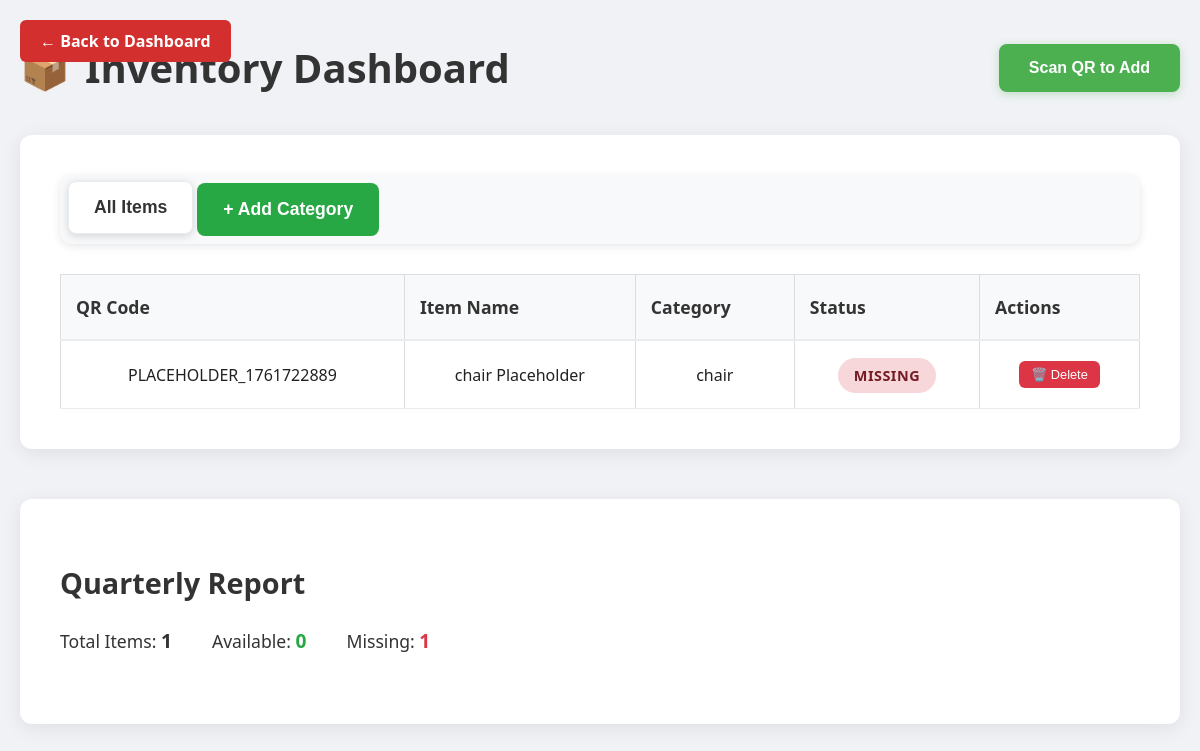
Page /inventory (signed in) on the committed database.
### app.py (models this page shows)
class Inventory(db.Model):
    id = db.Column(db.Integer, primary_key=True)
    item_name = db.Column(db.String(100), nullable=False)
    quantity = db.Column(db.Integer, default=0)
    description = db.Column(db.String(200))
    date_added = db.Column(db.DateTime, default=datetime.now)
    last_checked = db.Column(db.DateTime, default=datetime.now)
    notes = db.Column(db.Text)  # For missing items explanations

### app.py (the view)
@app.route('/inventory')
def inventory():
    if not session.get("role") == "admin":
        flash("Access denied.", "danger")
        return redirect(url_for("dashboard"))
    items = Inventory.query.all()
    categories = set()
    for item in items:
        if item.description and " - QR: " in item.description:
            category = item.description.split(" - QR: ")[0]
            if not item.item_name.endswith(" Placeholder"):
                categories.add(category)
    all_items = items
    items_by_category = {}
    for category in categories:
        items_by_category[category] = [
            item for item in items
            if item.description and item.description.startswith(category + " - QR: ")
        ]
    return render_template("inventory.html",
                         all_items=all_items,
                         categories=sorted(categories),
                         items_by_category=items_by_category)

### app.py (called while the page is built)
@app.context_processor
def inject_now():
    return {'now': datetime.now}

@app.context_processor
def utility_functions():
    def attendance_present(student_id, sunday):
        record = Attendance.query.filter_by(student_id=student_id, date=sunday).first()
        return record.present if record else False
    return dict(attendance_present=attendance_present)

### templates/inventory.html (shortened to what this page needs)
<!DOCTYPE html>
<html lang="en">
<head>
    <link rel="stylesheet" href="https://cdnjs.cloudflare.com/ajax/libs/font-awesome/6.5.0/css/all.min.css">
    <link rel="stylesheet" href="{{ url_for('static', filename='css/styles.css') }}">
</head>
<body>
<a href="{{ url_for('dashboard') }}" class="back-btn">← Back to Dashboard</a>
<div class="inventory-container">
    <div class="inventory-header">
        <h1 class="inventory-title">
            <span class="inventory-icon">📦</span>
            Inventory Dashboard
        </h1>
        <button class="scan-btn" onclick="openScanModal()">Scan QR to Add</button>
    </div>
    <div class="inventory-card">
        <div class="tab-navigation">
            <button class="tab-btn active" onclick="showTab('all')">All Items</button>
            <button class="tab-btn add-category-btn" onclick="showAddCategoryModal()" style="background: #28a745; color: white;">+ Add Category</button>
        </div>
        <div id="all-content" class="tab-content active">
            {% if all_items %}
            <table class="inventory-table">
                <thead>
                    <tr>
                        <th>QR Code</th>
                        <th>Item Name</th>
                        <th>Category</th>
                        <th>Status</th>
                        <th>Actions</th>
                    </tr>
                </thead>
                <tbody>
                    {% for item in all_items %}
                    <tr>
                        <td>{{ item.description.split(' - QR: ')[1] if ' - QR: ' in item.description else 'N/A' }}</td>
                        <td>{{ item.item_name }}</td>
                        <td>{{ item.description.split(' - QR: ')[0] if ' - QR: ' in item.description else item.description }}</td>
                        <td>
                            <span class="status-badge {{ 'status-available' if item.quantity > 0 else 'status-missing' }}">
                                {{ "Available" if item.quantity > 0 else "Missing" }}
                            </span>
                        </td>
                        <td>
                            <button onclick="deleteItem({{ item.id }}, '{{ item.item_name }}')"
                                    style="background: #dc3545; color: white; border: none; padding: 6px 12px; border-radius: 6px; cursor: pointer; font-size: 0.8rem;">
                                🗑️ Delete
                            </button>
                        </td>
                    </tr>
                    {% endfor %}
                </tbody>
            </table>
            {% endif %}
        </div>
    </div>
    <div class="inventory-card report-section">
        <h2 class="report-title">Quarterly Report</h2>
        <div class="report-stats">
            <div class="stat-item">
                <span>Total Items: </span>
                <span class="stat-number">{{ all_items|length }}</span>
            </div>
            <div class="stat-item">
                <span>Available: </span>
                <span class="stat-number stat-available">{{ all_items|selectattr('quantity', 'gt', 0)|list|length }}</span>
            </div>
            <div class="stat-item">
                <span>Missing: </span>
                <span class="stat-number stat-missing">{{ all_items|rejectattr('quantity', 'gt', 0)|list|length }}</span>
            </div>
        </div>
    </div>
</div>
</body>
</html>

### static/css/styles.css (style rules this page uses)
body { font-family: 'Segoe UI', sans-serif; margin: 0; padding: 0; background-color: #f8f8f8; color: #212121; }
table { width: 100%; border-collapse: collapse; margin-top: 15px; background: #fff; border: 1px solid #ddd; }
th, td { border: 1px solid #ddd; padding: 10px; text-align: center; }
th { background-color: #D32F2F; color: white; }

### templates/inventory.html (style rules this page uses)
body { margin: 0; padding: 0; font-family: 'Segoe UI', Tahoma, Geneva, Verdana, sans-serif; background-color: #f0f2f5; }
.inventory-container { max-width: 1200px; margin: 0 auto; padding: 40px 20px; background-color: #f0f2f5; min-height: 100vh; }
.inventory-header { display: flex; justify-content: space-between; align-items: center; margin-bottom: 40px; }
.inventory-title { display: flex; align-items: center; font-size: 2.5rem; font-weight: 600; color: #333; margin: 0; }
.inventory-icon { margin-right: 15px; font-size: 2.5rem; }
.scan-btn { background-color: #4CAF50; color: white; border: none; padding: 15px 30px; border-radius: 8px; font-weight: 600; font-size: 1rem; cursor: pointer; transition: background-color 0.3s; box-shadow: 0 2px 8px rgba(76, 175, 80, 0.3); }
.inventory-card { background: white; border-radius: 12px; box-shadow: 0 4px 20px rgba(0,0,0,0.08); padding: 40px; margin-bottom: 40px; }
.tab-navigation { display: flex; background-color: #f8f9fa; border-radius: 12px; padding: 8px; margin-bottom: 30px; gap: 4px; box-shadow: 0 2px 8px rgba(0,0,0,0.1); }
.tab-btn { background: transparent; border: 1px solid transparent; padding: 15px 25px; font-size: 1.1rem; font-weight: 600; color: #6c757d; cursor: pointer; border-radius: 8px; transition: all 0.3s ease; position: relative; min-width: 120px; text-align: center; }
.tab-btn.active { background-color: #ffffff; color: #333; border: 1px solid #e9ecef; box-shadow: 0 2px 8px rgba(0,0,0,0.15); transform: translateY(-2px); }
.inventory-table { width: 100%; border-collapse: collapse; margin-top: 20px; }
.inventory-table th { background-color: #f8f9fa; padding: 20px 15px; text-align: left; font-weight: 600; color: #333; border-bottom: 2px solid #e9ecef; font-size: 1.1rem; }
.inventory-table td { padding: 20px 15px; border-bottom: 1px solid #e9ecef; font-size: 1rem; }
.status-badge { padding: 8px 16px; border-radius: 20px; font-size: 0.9rem; font-weight: 600; text-transform: uppercase; letter-spacing: 0.5px; }
.status-missing { background-color: #f8d7da; color: #721c24; }
.report-section { margin-top: 50px; }
.report-title { font-size: 1.8rem; font-weight: 600; color: #333; margin-bottom: 25px; }
.report-stats { display: flex; gap: 40px; margin-bottom: 30px; font-size: 1.1rem; }
.stat-item { color: #333; }
.stat-number { font-weight: 700; font-size: 1.2rem; }
.stat-available { color: #28a745; }
.stat-missing { color: #dc3545; }
.tab-content { display: none; }
.tab-content.active { display: block; }
.back-btn { position: absolute; top: 20px; left: 20px; background-color: #D32F2F; color: white; padding: 10px 20px; border-radius: 6px; text-decoration: none; font-weight: 600; transition: background-color 0.3s; }

### rows in the picture
Inventory: description "PLACEHOLDER_1761722889", item_name "chair Placeholder", description "chair", quantity "MISSING"

### other values in the picture
{{ all_items|length }} "1"
{{ all_items|selectattr('quantity', 'gt', 0)|list|length }} "0"
{{ all_items|rejectattr('quantity', 'gt', 0)|list|length }} "1"
